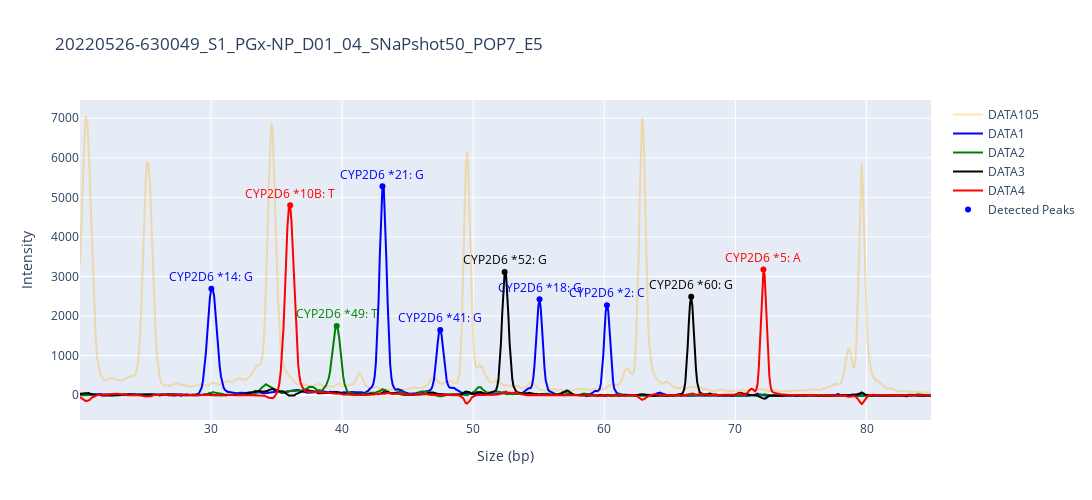
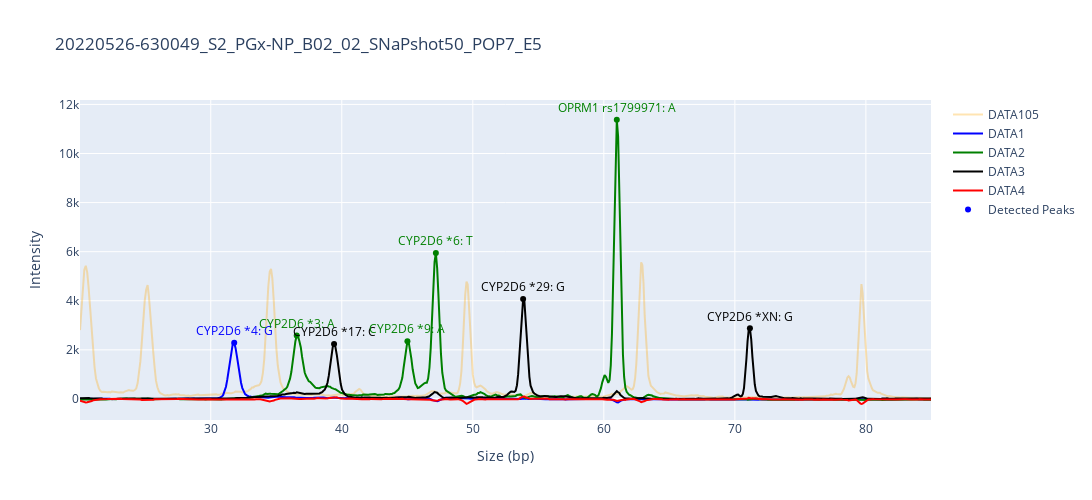
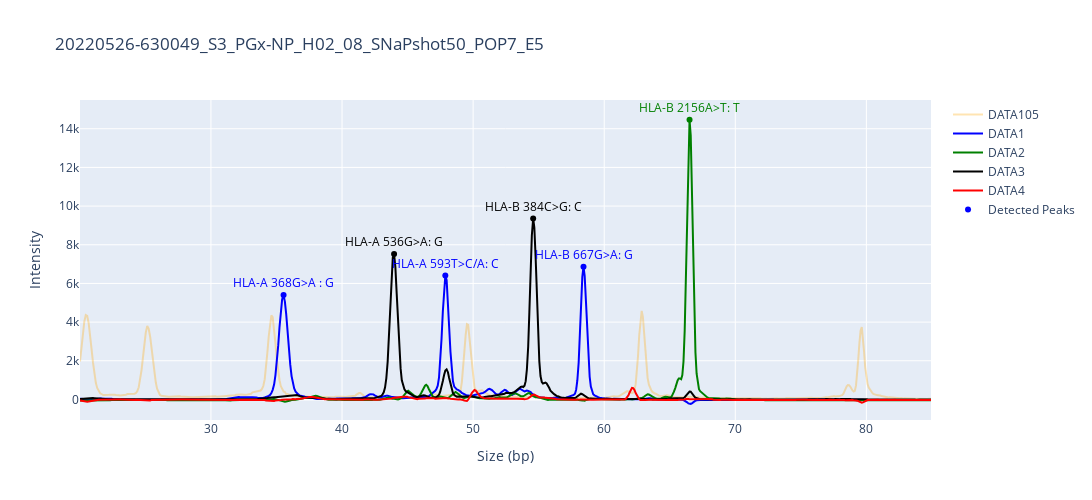
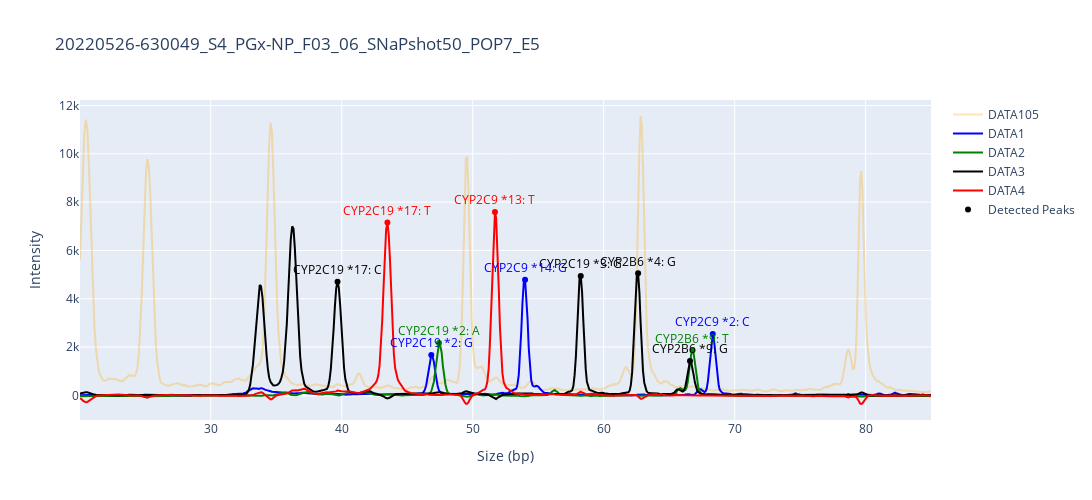

Notebook code cell kept with these figures, in order:
### Code cell
x,y = call_by_sample('20220526-630049')

### Figure 1 — Plotly figure (JSON) as saved in the notebook; plotly's stock layout.template omitted (floating-point values rounded to 4 significant figures; data arrays with more than 128 entries replaced by an {"elided": "..."} marker saying what was removed)
{"data": [{"line": {"color": "orange"}, "mode": "lines", "name": "DATA105", "opacity": 0.3, "textfont": {"color": ["blue", "red", "green", "blue", "blue", "black", "blue", "blue", "black", "red"]}, "textposition": "top center", "type": "scatter", "x": {"elided": "676 float values"}, "y": {"elided": "676 int values"}}, {"line": {"color": "blue"}, "mode": "lines", "name": "DATA1", "opacity": 1, "textfont": {"color": ["blue", "red", "green", "blue", "blue", "black", "blue", "blue", "black", "red"]}, "textposition": "top center", "type": "scatter", "x": {"elided": "676 float values"}, "y": {"elided": "676 int values"}}, {"line": {"color": "green"}, "mode": "lines", "name": "DATA2", "opacity": 1, "textfont": {"color": ["blue", "red", "green", "blue", "blue", "black", "blue", "blue", "black", "red"]}, "textposition": "top center", "type": "scatter", "x": {"elided": "676 float values"}, "y": {"elided": "676 int values"}}, {"line": {"color": "black"}, "mode": "lines", "name": "DATA3", "opacity": 1, "textfont": {"color": ["blue", "red", "green", "blue", "blue", "black", "blue", "blue", "black", "red"]}, "textposition": "top center", "type": "scatter", "x": {"elided": "676 float values"}, "y": {"elided": "676 int values"}}, {"line": {"color": "red"}, "mode": "lines", "name": "DATA4", "opacity": 1, "textfont": {"color": ["blue", "red", "green", "blue", "blue", "black", "blue", "blue", "black", "red"]}, "textposition": "top center", "type": "scatter", "x": {"elided": "676 float values"}, "y": {"elided": "676 int values"}}, {"marker": {"color": ["blue", "red", "green", "blue", "blue", "black", "blue", "blue", "black", "red"]}, "mode": "markers+text", "name": "Detected Peaks", "text": ["CYP2D6 *14: G", "CYP2D6 *10B: T", "CYP2D6 *49: T", "CYP2D6 *21: G", "CYP2D6 *41: G", "CYP2D6 *52: G", "CYP2D6 *18: G", "CYP2D6 *2: C", "CYP2D6 *60: G", "CYP2D6 *5: A"], "textfont": {"color": ["blue", "red", "green", "blue", "blue", "black", "blue", "blue", "black", "red"]}, "textposition": "top center", "type": "scatter", "x": [30.03, 36.04, 39.59, 43.08, 47.49, 52.4, 55.06, 60.2, 66.63, 72.14], "y": [2690, 4797, 1746, 5277, 1647, 3112, 2420, 2273, 2486, 3174]}], "layout": {"autosize": false, "height": 500, "title": {"text": "20220526-630049_S1_PGx-NP_D01_04_SNaPshot50_POP7_E5"}, "width": 1500, "xaxis": {"title": {"text": "Size (bp)"}}, "yaxis": {"title": {"text": "Intensity"}}}}

### Figure 2 — Plotly figure (JSON) as saved in the notebook; plotly's stock layout.template omitted (floating-point values rounded to 4 significant figures; data arrays with more than 128 entries replaced by an {"elided": "..."} marker saying what was removed)
{"data": [{"line": {"color": "orange"}, "mode": "lines", "name": "DATA105", "opacity": 0.3, "textfont": {"color": ["blue", "green", "black", "green", "green", "black", "black", "green"]}, "textposition": "top center", "type": "scatter", "x": {"elided": "673 float values"}, "y": {"elided": "673 int values"}}, {"line": {"color": "blue"}, "mode": "lines", "name": "DATA1", "opacity": 1, "textfont": {"color": ["blue", "green", "black", "green", "green", "black", "black", "green"]}, "textposition": "top center", "type": "scatter", "x": {"elided": "673 float values"}, "y": {"elided": "673 int values"}}, {"line": {"color": "green"}, "mode": "lines", "name": "DATA2", "opacity": 1, "textfont": {"color": ["blue", "green", "black", "green", "green", "black", "black", "green"]}, "textposition": "top center", "type": "scatter", "x": {"elided": "673 float values"}, "y": {"elided": "673 int values"}}, {"line": {"color": "black"}, "mode": "lines", "name": "DATA3", "opacity": 1, "textfont": {"color": ["blue", "green", "black", "green", "green", "black", "black", "green"]}, "textposition": "top center", "type": "scatter", "x": {"elided": "673 float values"}, "y": {"elided": "673 int values"}}, {"line": {"color": "red"}, "mode": "lines", "name": "DATA4", "opacity": 1, "textfont": {"color": ["blue", "green", "black", "green", "green", "black", "black", "green"]}, "textposition": "top center", "type": "scatter", "x": {"elided": "673 float values"}, "y": {"elided": "673 int values"}}, {"marker": {"color": ["blue", "green", "black", "green", "green", "black", "black", "green"]}, "mode": "markers+text", "name": "Detected Peaks", "text": ["CYP2D6 *4: G", "CYP2D6 *3: A", "CYP2D6 *17: C", "CYP2D6 *9: A", "CYP2D6 *6: T", "CYP2D6 *29: G", "CYP2D6 *XN: G", "OPRM1 rs1799971: A"], "textfont": {"color": ["blue", "green", "black", "green", "green", "black", "black", "green"]}, "textposition": "top center", "type": "scatter", "x": [31.79, 36.56, 39.41, 45.01, 47.18, 53.84, 71.15, 60.99], "y": [2285, 2582, 2240, 2355, 5946, 4068, 2876, 11375]}], "layout": {"autosize": false, "height": 500, "title": {"text": "20220526-630049_S2_PGx-NP_B02_02_SNaPshot50_POP7_E5"}, "width": 1500, "xaxis": {"title": {"text": "Size (bp)"}}, "yaxis": {"title": {"text": "Intensity"}}}}

### Figure 3 — Plotly figure (JSON) as saved in the notebook; plotly's stock layout.template omitted (floating-point values rounded to 4 significant figures; data arrays with more than 128 entries replaced by an {"elided": "..."} marker saying what was removed)
{"data": [{"line": {"color": "orange"}, "mode": "lines", "name": "DATA105", "opacity": 0.3, "textfont": {"color": ["blue", "black", "blue", "black", "blue", "green"]}, "textposition": "top center", "type": "scatter", "x": {"elided": "677 float values"}, "y": {"elided": "677 int values"}}, {"line": {"color": "blue"}, "mode": "lines", "name": "DATA1", "opacity": 1, "textfont": {"color": ["blue", "black", "blue", "black", "blue", "green"]}, "textposition": "top center", "type": "scatter", "x": {"elided": "677 float values"}, "y": {"elided": "677 int values"}}, {"line": {"color": "green"}, "mode": "lines", "name": "DATA2", "opacity": 1, "textfont": {"color": ["blue", "black", "blue", "black", "blue", "green"]}, "textposition": "top center", "type": "scatter", "x": {"elided": "677 float values"}, "y": {"elided": "677 int values"}}, {"line": {"color": "black"}, "mode": "lines", "name": "DATA3", "opacity": 1, "textfont": {"color": ["blue", "black", "blue", "black", "blue", "green"]}, "textposition": "top center", "type": "scatter", "x": {"elided": "677 float values"}, "y": {"elided": "677 int values"}}, {"line": {"color": "red"}, "mode": "lines", "name": "DATA4", "opacity": 1, "textfont": {"color": ["blue", "black", "blue", "black", "blue", "green"]}, "textposition": "top center", "type": "scatter", "x": {"elided": "677 float values"}, "y": {"elided": "677 int values"}}, {"marker": {"color": ["blue", "black", "blue", "black", "blue", "green"]}, "mode": "markers+text", "name": "Detected Peaks", "text": ["HLA-A 368G>A : G", "HLA-A 536G>A: G", "HLA-A 593T>C/A: C", "HLA-B 384C>G: C", "HLA-B 667G>A: G", "HLA-B 2156A>T: T"], "textfont": {"color": ["blue", "black", "blue", "black", "blue", "green"]}, "textposition": "top center", "type": "scatter", "x": [35.54, 43.97, 47.88, 54.58, 58.42, 66.51], "y": [5398, 7519, 6413, 9358, 6864, 14465]}], "layout": {"autosize": false, "height": 500, "title": {"text": "20220526-630049_S3_PGx-NP_H02_08_SNaPshot50_POP7_E5"}, "width": 1500, "xaxis": {"title": {"text": "Size (bp)"}}, "yaxis": {"title": {"text": "Intensity"}}}}

### Figure 4 — Plotly figure (JSON) as saved in the notebook; plotly's stock layout.template omitted (floating-point values rounded to 4 significant figures; data arrays with more than 128 entries replaced by an {"elided": "..."} marker saying what was removed)
{"data": [{"line": {"color": "orange"}, "mode": "lines", "name": "DATA105", "opacity": 0.3, "textfont": {"color": ["black", "black", "green", "black", "red", "blue", "green", "black", "red", "blue", "blue"]}, "textposition": "top center", "type": "scatter", "x": {"elided": "673 float values"}, "y": {"elided": "673 int values"}}, {"line": {"color": "blue"}, "mode": "lines", "name": "DATA1", "opacity": 1, "textfont": {"color": ["black", "black", "green", "black", "red", "blue", "green", "black", "red", "blue", "blue"]}, "textposition": "top center", "type": "scatter", "x": {"elided": "673 float values"}, "y": {"elided": "673 int values"}}, {"line": {"color": "green"}, "mode": "lines", "name": "DATA2", "opacity": 1, "textfont": {"color": ["black", "black", "green", "black", "red", "blue", "green", "black", "red", "blue", "blue"]}, "textposition": "top center", "type": "scatter", "x": {"elided": "673 float values"}, "y": {"elided": "673 int values"}}, {"line": {"color": "black"}, "mode": "lines", "name": "DATA3", "opacity": 1, "textfont": {"color": ["black", "black", "green", "black", "red", "blue", "green", "black", "red", "blue", "blue"]}, "textposition": "top center", "type": "scatter", "x": {"elided": "673 float values"}, "y": {"elided": "673 int values"}}, {"line": {"color": "red"}, "mode": "lines", "name": "DATA4", "opacity": 1, "textfont": {"color": ["black", "black", "green", "black", "red", "blue", "green", "black", "red", "blue", "blue"]}, "textposition": "top center", "type": "scatter", "x": {"elided": "673 float values"}, "y": {"elided": "673 int values"}}, {"marker": {"color": ["black", "black", "green", "black", "red", "blue", "green", "black", "red", "blue", "blue"]}, "mode": "markers+text", "name": "Detected Peaks", "text": ["CYP2B6 *4: G", "CYP2B6 *9: G", "CYP2B6 *9: T", "CYP2C19 *17: C", "CYP2C19 *17: T", "CYP2C19 *2: G", "CYP2C19 *2: A", "CYP2C19 *3: G", "CYP2C9 *13: T", "CYP2C9 *14: G", "CYP2C9 *2: C"], "textfont": {"color": ["black", "black", "green", "black", "red", "blue", "green", "black", "red", "blue", "blue"]}, "textposition": "top center", "type": "scatter", "x": [62.63, 66.59, 66.78, 39.68, 43.49, 46.84, 47.43, 58.25, 51.7, 54, 68.33], "y": [5054, 1426, 1858, 4704, 7157, 1674, 2168, 4946, 7587, 4790, 2543]}], "layout": {"autosize": false, "height": 500, "title": {"text": "20220526-630049_S4_PGx-NP_F03_06_SNaPshot50_POP7_E5"}, "width": 1500, "xaxis": {"title": {"text": "Size (bp)"}}, "yaxis": {"title": {"text": "Intensity"}}}}
